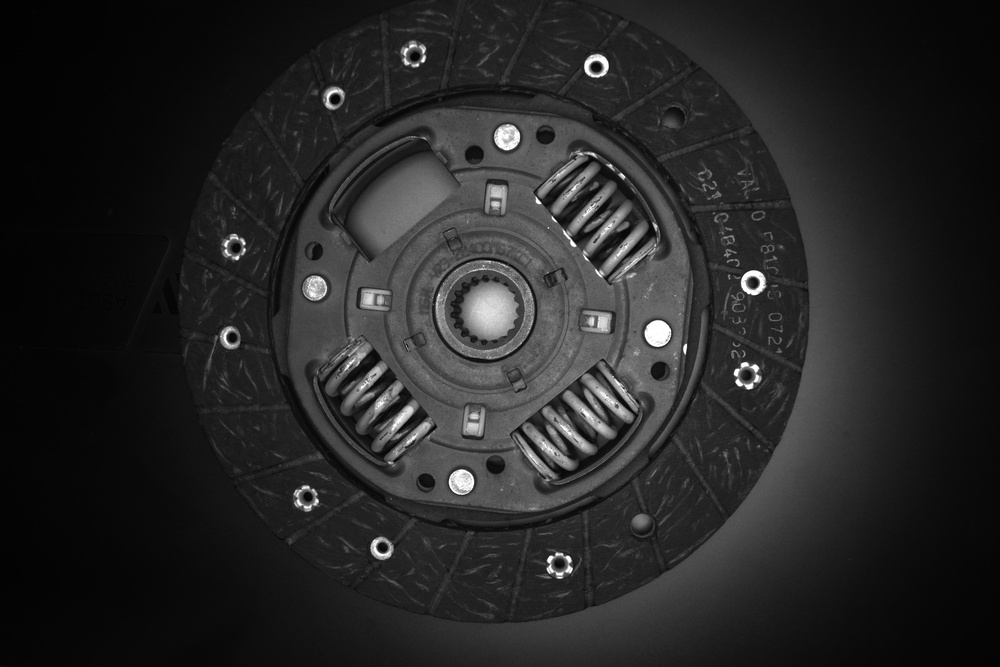
#> input picture data/q2_folder/targets/Image_2243.jpeg, 1000 x 667 px, shrunk from 3072 x 2048 before the run, given in place of Image_2243.bmp, which was not available
$ python templatematch.py
#> lines starting #> are read from the running program, lines starting #| are printed output that depends on the picture; after the words box and inside, x2 and y2 are one past the last pixel; in counts of white or black regions, pixels touching at a corner belong together; pictures that were not available may be replaced by others from this repository, and a replacement may not be noted
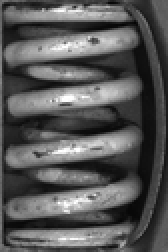
#> input picture data/q2_folder/templates/h1.png, 84 x 126 px, shrunk from 259 x 386 before the run, found by its file name (shown 2 times larger)
#> (reads config/tm_ccoeff_normed.json from the repository)
### src/utils.py
import os
import cv2
from typing import Dict
import numpy as np
from PIL import Image, ImageOps

class Config:
    def __init__(self, config_dict):
        for key, value in config_dict.items():
            setattr(self, key, value)

### src/templatematch.py
import json
import cv2
import numpy as np
import matplotlib.pyplot as plt
from PIL import Image

from .utils import Config

class TemplateMatching():
    def __init__(self, config):
        self.image = None
        self.template = None
        self.config = Config(config) if isinstance(config, dict) else config

    def rotate_image(self, image, angle):
        image_center = tuple(np.array(image.shape[1::-1]) / 2)
        rot_mat = cv2.getRotationMatrix2D(image_center, -angle, 1.0)
        result = cv2.warpAffine(image, rot_mat, image.shape[1::-1], flags=cv2.INTER_LINEAR)
        return result

    def scale_image(self, image, percent, maxwh):
        max_width = maxwh[1]
        max_height = maxwh[0]
        max_percent_width = max_width / image.shape[1] * 100
        max_percent_height = max_height / image.shape[0] * 100
        max_percent = 0
        if max_percent_width < max_percent_height:
            max_percent = max_percent_width
        else:
            max_percent = max_percent_height
        if percent > max_percent:
            percent = max_percent
        width = int(image.shape[1] * percent / 100)
        height = int(image.shape[0] * percent / 100)
        result = cv2.resize(image, (width, height), interpolation = cv2.INTER_AREA)
        return result, percent

    def __call__(self, image, template):
        self.image = image
        self.template = template
        image_maxwh = image.shape
#> image_maxwh = (667, 1000)
        height, width = template.shape
#> height = 126; width = 84
        all_points = []
        for next_angle in range(self.config.rot_range[0], self.config.rot_range[1], self.config.rot_interval):
            for next_scale in range(self.config.scale_range[0], self.config.scale_range[1], self.config.scale_interval):
                scaled_template_gray, actual_scale = self.scale_image(template, next_scale, image_maxwh)
                if next_angle == 0:
                    rotated_template = scaled_template_gray
                else:
                    rotated_template = self.rotate_image(scaled_template_gray, next_angle)

                matched_points = cv2.matchTemplate(image,rotated_template,cv2.TM_CCOEFF_NORMED)
                min_val, max_val, min_loc, max_loc = cv2.minMaxLoc(matched_points)
                if max_val >= self.config.matched_thresh:
                    all_points.append([max_loc, next_angle, actual_scale, max_val])
#> this loop made 36 passes
#> pass 1, in scale_image (call 2), `result = cv2.resize(image, (width, height), interpolation = cv2.INTER_..`:
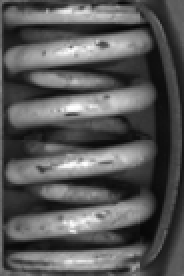
#> result: shape (138, 92) (shown 2 times larger); min 7, max 254, mean 86.7
#> pass 1, in scale_image (call 3), `result = cv2.resize(image, (width, height), interpolation = cv2.INTER_..`:
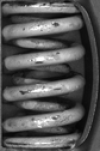
#> result: shape (151, 100); min 7, max 255, mean 86.7
#> pass 1, in scale_image (call 4), `result = cv2.resize(image, (width, height), interpolation = cv2.INTER_..`:
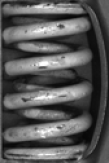
#> result: shape (163, 109); min 7, max 255, mean 86.7
#> pass 1, in scale_image (call 5), `result = cv2.resize(image, (width, height), interpolation = cv2.INTER_..`:
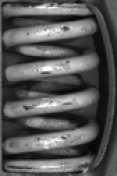
#> result: shape (176, 117); min 5, max 255, mean 86.7
#> after the loop:
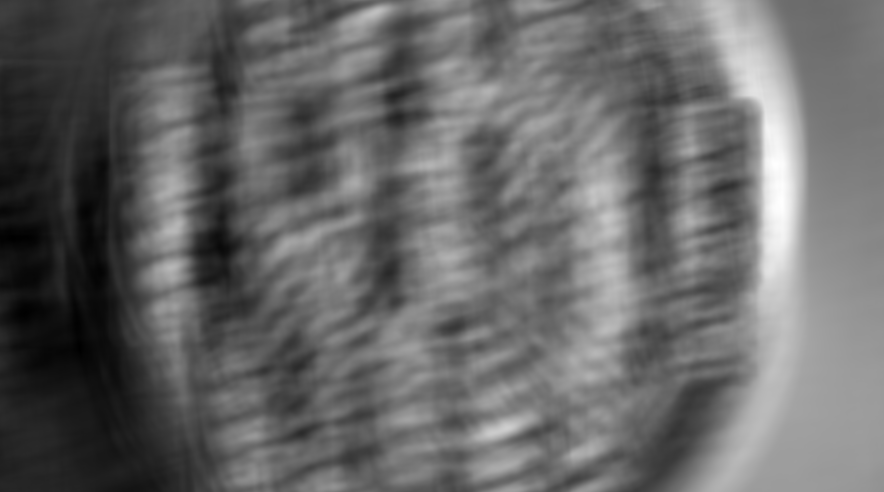
#> matched_points: shape (492, 884) float32; min -0.289, max 0.368, mean -0.0206; drawn with min black and max white


        all_points = sorted(all_points, key=lambda x: -x[3])
        lone_points_list = []
        visited_points_list = []
        for point_info in all_points:
            point = point_info[0]
            scale = point_info[2]
            all_visited_points_not_close = True
            if len(visited_points_list) != 0:
                for visited_point in visited_points_list:
                    if ((abs(visited_point[0] - point[0]) < (width * scale / 100)) and (abs(visited_point[1] - point[1]) < (height * scale / 100))):
                        all_visited_points_not_close = False
                if all_visited_points_not_close == True:
                    lone_points_list.append(point_info)
                    visited_points_list.append(point)
            else:
                lone_points_list.append(point_info)
                visited_points_list.append(point)
#> this loop made 30 passes
#> point_info on passes 1 to 12: [(538, 365), 50, 100, 0.755], [(529, 351), 230, 100, 0.661], [(619, 539), 70, 100, 0.581], [(625, 529), 70, 110, 0.578], [(668, 507), 60, 100, 0.57], [(664, 503), 60, 110, 0.566], [(656, 500), 60, 120, 0.553], [(620, 538), 80, 100, 0.548], [(690, 479), 50, 110, 0.546], [(623, 529), 80, 110, 0.543], [(653, 494), 60, 130, 0.541], [(687, 475), 50, 120, 0.538]
        return self.plot(lone_points_list)


    def plot(self, points_list):
        output_image = self.image.copy()
        output_image = cv2.cvtColor(output_image, cv2.COLOR_GRAY2RGB)
#> output_image is the input picture: shape (667, 1000, 3); min 0, max 255, mean 38

        height, width = self.template.shape
        for point_info in points_list:
            point, angle, scale = point_info[0:3]
            print(f"matched point: {point}, angle: {angle}, scale: {scale}")

            rect_width = int(width * scale / 100)
            rect_height = int(height * scale / 100)

            center_x = int(point[0] + rect_width/2)
            center_y = int(point[1] + rect_height/2)

            box = cv2.boxPoints(((point[0] + rect_width/2, point[1] + rect_height/2),
                               (rect_width, rect_height),
                               angle))
            box = np.int32(box)

            cv2.drawContours(output_image, [box], 0, (255, 0, 0), 2)  # Red rectangle
            cv2.circle(output_image, (center_x, center_y), 3, (0, 255, 0), -1)  # Green center point
#> this loop made 5 passes
#> point_info on passes 1 to 5: [(538, 365), 50, 100, 0.755], [(619, 539), 70, 100, 0.581], [(337, 328), 320, 100, 0.534], [(548, 161), 140, 100, 0.527], [(743, 412), 40, 110, 0.516]
#| matched point: (538, 365), angle: 50, scale: 100
#| matched point: (619, 539), angle: 70, scale: 100
#| matched point: (337, 328), angle: 320, scale: 100
#| matched point: (548, 161), angle: 140, scale: 100
#| matched point: (743, 412), angle: 40, scale: 110
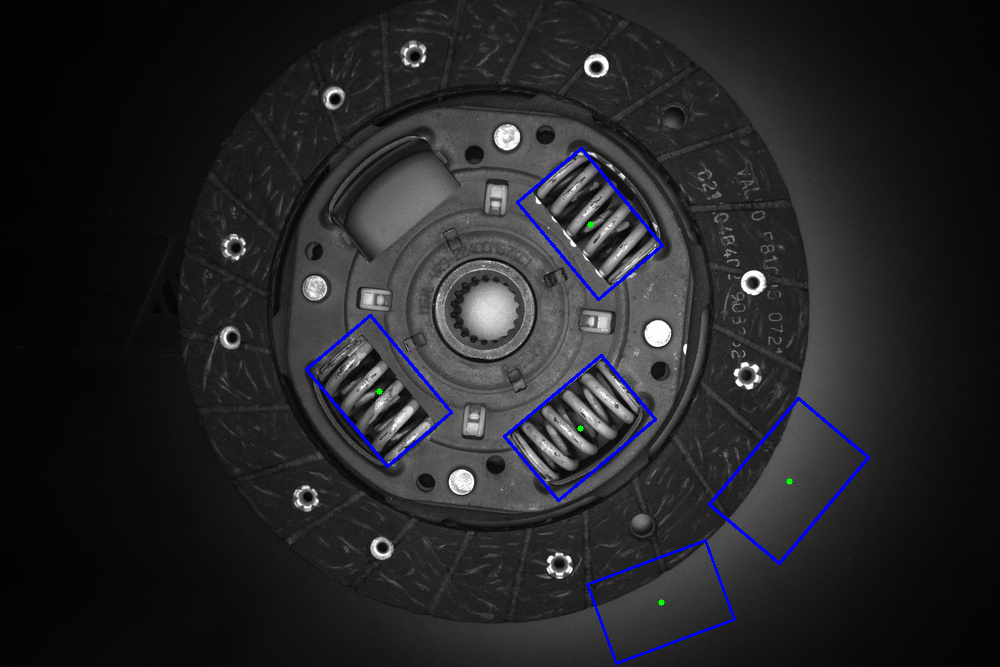
#> output_image: shape (667, 1000, 3); 1.02% of pixels changed, all inside (x1, y1, x2, y2) = (305, 147, 870, 665)
        return output_image

    def preprocess(self):
        pass


if __name__ == '__main__':
    image = np.array(Image.open('data/q2_folder/targets/Image_2243.bmp').convert('L'))
    template = np.array(Image.open('data/q2_folder/templates/h1.png').convert('L'))

    with open('config/tm_ccoeff_normed.json', 'r') as f:
        config = json.load(f)

    templatematcing = TemplateMatching(config)
    output = templatematcing(image, template)
    cv2.imwrite('output.png', output)
    print('Done')
